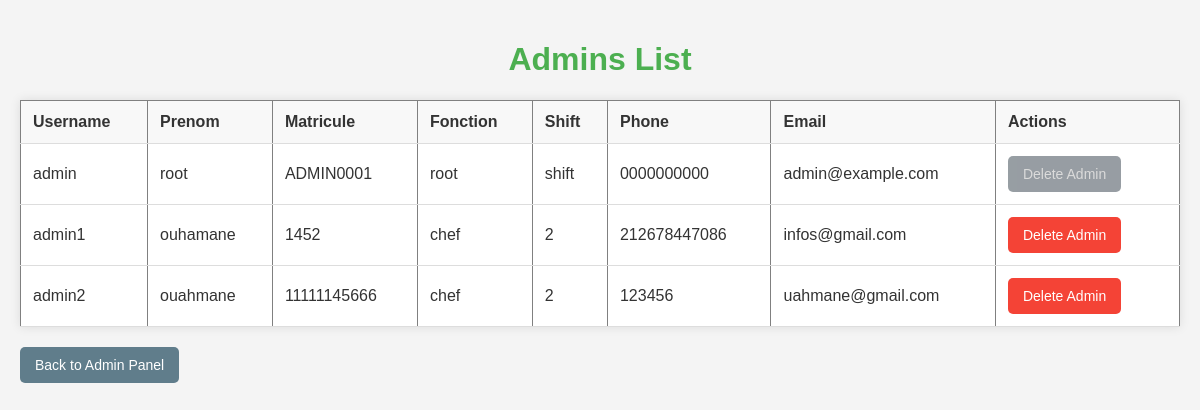
Screenshot of /view_admins with the database file from the repository.
### app/models.py (models this page shows, shortened)
class User(db.Model, UserMixin):
    id = db.Column(db.Integer, primary_key=True)
    username = db.Column(db.String(150), unique=True, nullable=False)
    email = db.Column(db.String(150), unique=True, nullable=False)
    matricule = db.Column(db.String(15), unique=True, nullable=False)
    fonction = db.Column(db.String(150), nullable=False)
    prenom = db.Column(db.String(150), nullable=False)
    shift = db.Column(db.String(150), nullable=False)
    phone = db.Column(db.String(15), unique=True, nullable=False)
    profile_image = db.Column(db.String(150), nullable=True)
    password = db.Column(db.String(200), nullable=False)
    is_admin = db.Column(db.Boolean, default=False)
    is_super_admin = db.Column(db.Boolean, default=False)  # New field
    last_update = db.Column(db.DateTime, default=datetime.utcnow)
    is_approved = db.Column(db.Boolean, default=False)
    tasks = db.relationship('Todo', backref='user',
                            lazy=True, cascade="all, delete-orphan")
    is_pending = db.Column(db.Boolean, default=True)

### app/routes/admin.py (the view)
@bp.route('/view_admins')
def view_admins():
    admins = User.query.filter_by(is_admin=True).all()
    return render_template('admin/admin_list.html', admins=admins)

### app/templates/admin/admin_list.html (shortened to what this page needs)
<!DOCTYPE html>
<html lang="en">
<head>
    <link rel="stylesheet" href="{{ url_for('static', filename='css/admin.css') }}">
</head>
<body>
    <h1>Admins List</h1>
    <table class="table table-striped" border="1" cellpadding="10" cellspacing="0">
        <thead>
            <tr>
                <th>Username</th>
                <th>Prenom</th>
                <th>Matricule</th>
                <th>Fonction</th>
                <th>Shift</th>
                <th>Phone</th>
                <th>Email</th>
                <th>Actions</th>
            </tr>
        </thead>
        <tbody>
            {% for admin in admins %}
            <tr>
                <td>{{ admin.username }}</td>
                <td>{{ admin.prenom }}</td>
                <td>{{ admin.matricule }}</td>
                <td>{{admin.fonction}}</td>
                <td>{{admin.shift}}</td>
                <td>{{ admin.phone }}</td>
                <td>{{ admin.email }}</td>
                <td>
                    {% if admin.matricule != 'ADMIN0001' %}
                    <a href="{{ url_for('admin.delete_admin', id=admin.id) }}" class="btn btn-danger"
                        onclick="return confirm('Are you sure you want to delete this admin?');">Delete Admin</a>
                    {% else %}
                    <button class="btn btn-danger disabled-delete-btn" disabled>Delete Admin</button>
                    {% endif %}
                </td>
            </tr>
            {% endfor %}
        </tbody>
    </table>
    <a href="{{ url_for('admin.admin') }}" class="btn btn-secondary">Back to Admin Panel</a>
</body>
</html>

### app/static/css/admin.css (style rules this page uses)
body { font-family: Arial, sans-serif; background-color: #f4f4f4; margin: 0; padding: 20px; color: #333; }
h1 { text-align: center; color: #4CAF50; }
table { width: 100%; border-collapse: collapse; margin-bottom: 20px; background-color: #fff; box-shadow: 0 0 10px rgba(0, 0, 0, 0.1); }
th, td { padding: 12px; border-bottom: 1px solid #ddd; text-align: left; }
th { background-color: #f8f8f8; color: #333; }
td { vertical-align: middle; }
.btn { padding: 10px 15px; text-decoration: none; border: none; cursor: pointer; border-radius: 5px; transition: background-color 0.3s ease; font-size: 14px; }
.btn-danger { background-color: #f44336; color: white; }
.btn-secondary { background-color: #607d8b; color: white; }
a.btn { margin-right: 10px; display: inline-block; text-align: center; }
.disabled-delete-btn { background-color: #6c757d; color: #ccc; border-color: #6c757d; cursor: not-allowed; opacity: 0.7; }

### rows the page displays
User: username "admin", prenom "root", matricule "ADMIN0001", fonction "root", shift "shift", phone "0000000000", email "admin@example.com", shows "Delete Admin"
User: username "admin1", prenom "ouhamane", matricule "1452", fonction "chef", shift "2", phone "212678447086", email "infos@gmail.com"
User: username "admin2", prenom "ouahmane", matricule "11111145666", fonction "chef", shift "2", phone "123456", email "uahmane@gmail.com"
